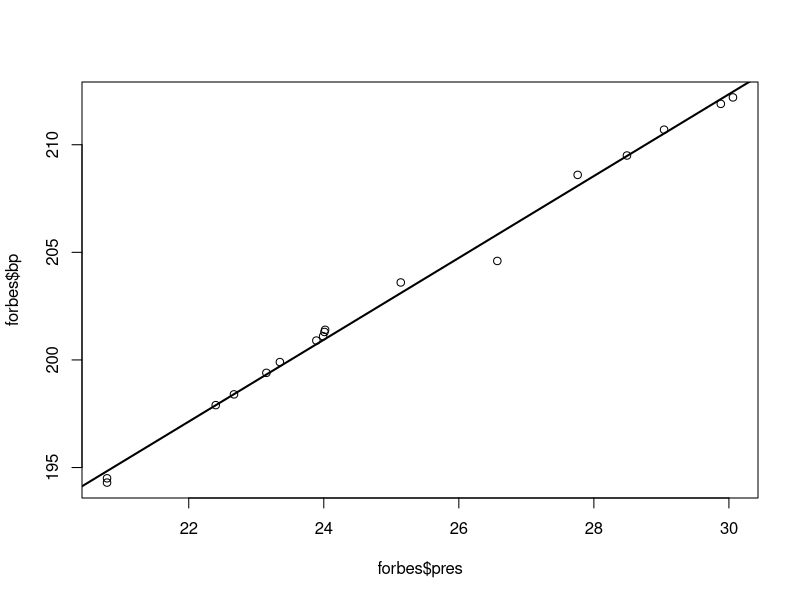
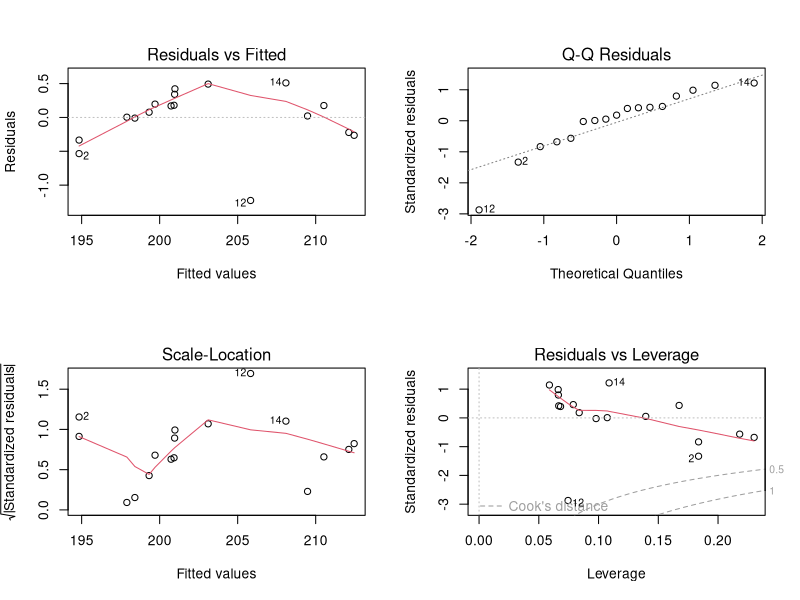
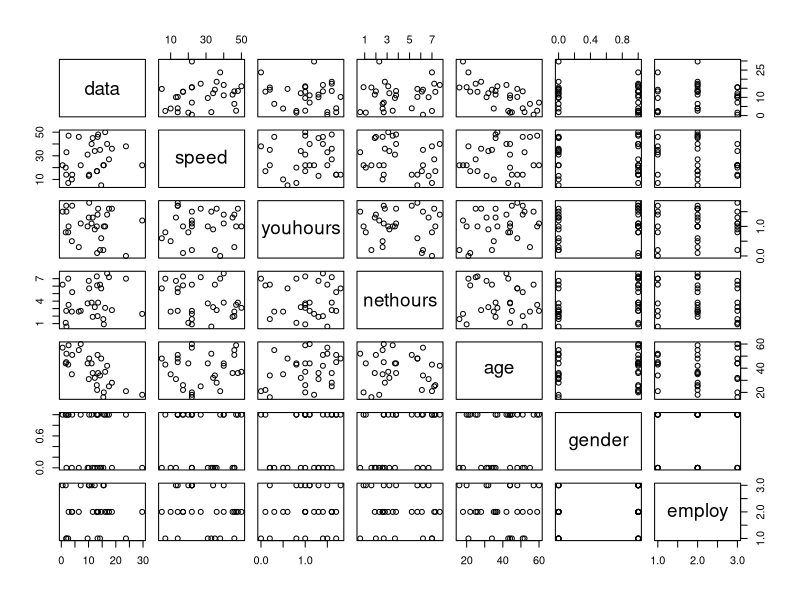

These charts were generated, in order, by the following R code:
# Regression

# Simple linear regression -----------------------------------------------------------------

library(MASS)
data(forbes)

plot(forbes$pres, forbes$bp)

fit <- lm(bp ~ pres, data = forbes)
summary(fit)
abline(fit, lwd = 2)

predict(fit)
predict(fit, data.frame(pres = 25))
predict(fit, data.frame(pres = 25), interval = "prediction", level = 0.9)
predict(fit, data.frame(pres = c(25, 26, 27)))

confint(fit, level = 0.9)

par(mfrow = c(2,2))
plot(fit)
par(mfrow = c(1,1))



# Multiple linear regression -----------------------------------------------------------------

fit2 <- lm(bp ~ poly(pres, 2, raw = TRUE), data = forbes)
summary(fit2)
newdat <- data.frame(pres = seq(20, 30))
pred <- predict(fit2, newdat)
lines(newdat$pres, pred, col = "blue", lwd = 2)


internet <- read.csv(file = "Data/internet.csv")

pairs(internet)
internet$gender <- as.factor(internet$gender)
internet$employ <- as.factor(internet$employ)

fit3 <- lm(data ~ ., data = internet)
summary(fit3)


fit4 <- lm(data ~ speed + age + gender, data = internet)
summary(fit4)
speed <- c(20, 30, 10)
age <- c(32, 19, 24)
gender <- as.factor(c(1, 1, 0))
newdat4 <- data.frame(speed, age, gender)
predict(fit4, newdat4)

fit5 <- lm(data ~ speed + gender + speed:gender, data = internet)
summary(fit5)

fit6 <- lm(data ~ speed*gender, data = internet)
summary(fit6)
